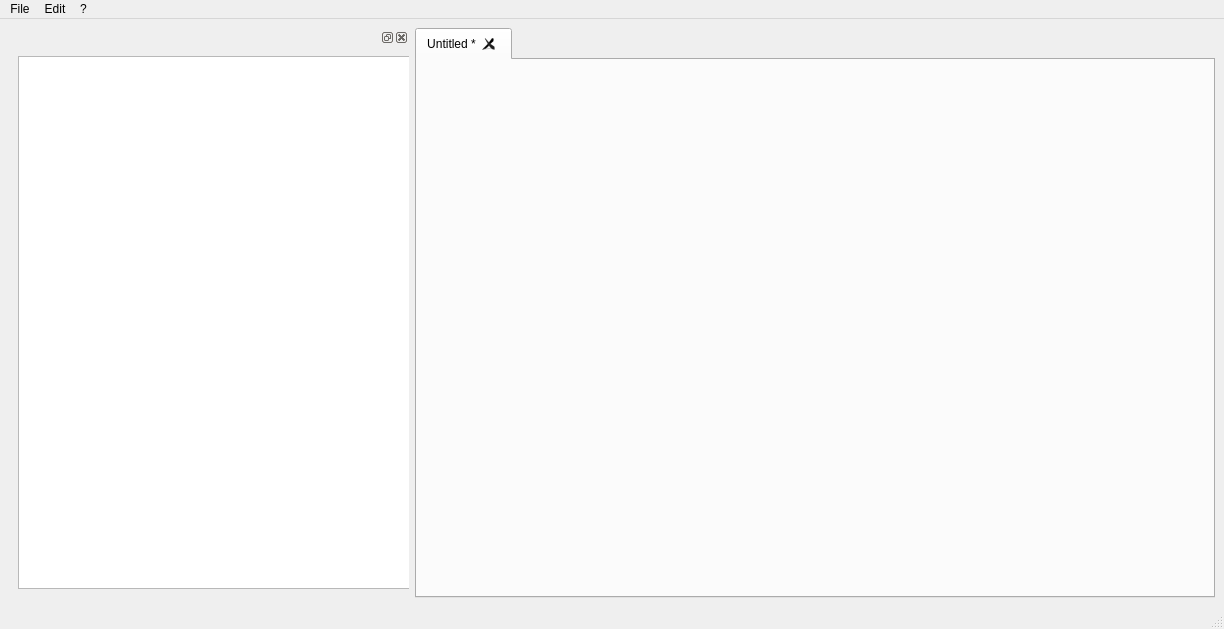
<?xml version="1.0" encoding="UTF-8"?>
<ui version="4.0">
 <class>MainWindow</class>
 <widget class="QMainWindow" name="MainWindow">
  <property name="geometry">
   <rect>
    <x>0</x>
    <y>0</y>
    <width>1224</width>
    <height>629</height>
   </rect>
  </property>
  <property name="windowTitle">
   <string>RuleEditor</string>
  </property>
  <widget class="QWidget" name="centralwidget">
   <layout class="QHBoxLayout" name="horizontalLayout">
    <item>
     <widget class="QDockWidget" name="dockBrowser">
      <property name="maximumSize">
       <size>
        <width>400</width>
        <height>524287</height>
       </size>
      </property>
      <widget class="QWidget" name="widgetBrowser">
       <layout class="QVBoxLayout" name="verticalLayout_3">
        <item>
         <widget class="QTreeView" name="browser">
          <property name="minimumSize">
           <size>
            <width>400</width>
            <height>0</height>
           </size>
          </property>
          <property name="maximumSize">
           <size>
            <width>400</width>
            <height>16777215</height>
           </size>
          </property>
         </widget>
        </item>
       </layout>
      </widget>
     </widget>
    </item>
    <item>
     <widget class="QTabWidget" name="tabContent">
      <property name="minimumSize">
       <size>
        <width>400</width>
        <height>0</height>
       </size>
      </property>
      <property name="currentIndex">
       <number>0</number>
      </property>
      <property name="tabsClosable">
       <bool>true</bool>
      </property>
      <widget class="QWidget" name="tab">
       <attribute name="title">
        <string>Untitled *</string>
       </attribute>
      </widget>
     </widget>
    </item>
   </layout>
  </widget>
  <widget class="QMenuBar" name="menubar">
   <property name="geometry">
    <rect>
     <x>0</x>
     <y>0</y>
     <width>1224</width>
     <height>20</height>
    </rect>
   </property>
   <widget class="QMenu" name="menuFile">
    <property name="title">
     <string>File</string>
    </property>
    <addaction name="actionNew"/>
    <addaction name="actionOpen"/>
    <addaction name="actionSave"/>
    <addaction name="actionSaveAs"/>
    <addaction name="separator"/>
    <addaction name="actionExit"/>
   </widget>
   <widget class="QMenu" name="menuEdit">
    <property name="title">
     <string>Edit</string>
    </property>
    <addaction name="actionSettings"/>
   </widget>
   <widget class="QMenu" name="menu">
    <property name="title">
     <string>?</string>
    </property>
   </widget>
   <addaction name="menuFile"/>
   <addaction name="menuEdit"/>
   <addaction name="menu"/>
  </widget>
  <widget class="QStatusBar" name="statusbar"/>
  <action name="actionOpen">
   <property name="text">
    <string>Open</string>
   </property>
   <property name="shortcut">
    <string>Ctrl+O</string>
   </property>
  </action>
  <action name="actionNew">
   <property name="text">
    <string>New</string>
   </property>
   <property name="shortcut">
    <string>Ctrl+N</string>
   </property>
  </action>
  <action name="actionExit">
   <property name="text">
    <string>Exit</string>
   </property>
   <property name="shortcut">
    <string>Ctrl+Q</string>
   </property>
  </action>
  <action name="actionSettings">
   <property name="text">
    <string>Settings</string>
   </property>
  </action>
  <action name="actionSave">
   <property name="text">
    <string>Save</string>
   </property>
   <property name="shortcut">
    <string>Ctrl+S</string>
   </property>
  </action>
  <action name="actionSaveAs">
   <property name="text">
    <string>Save as ...</string>
   </property>
  </action>
 </widget>
 <resources/>
 <connections>
  <connection>
   <sender>actionExit</sender>
   <signal>triggered()</signal>
   <receiver>MainWindow</receiver>
   <slot>close()</slot>
   <hints>
    <hint type="sourcelabel">
     <x>-1</x>
     <y>-1</y>
    </hint>
    <hint type="destinationlabel">
     <x>399</x>
     <y>299</y>
    </hint>
   </hints>
  </connection>
 </connections>
</ui>
